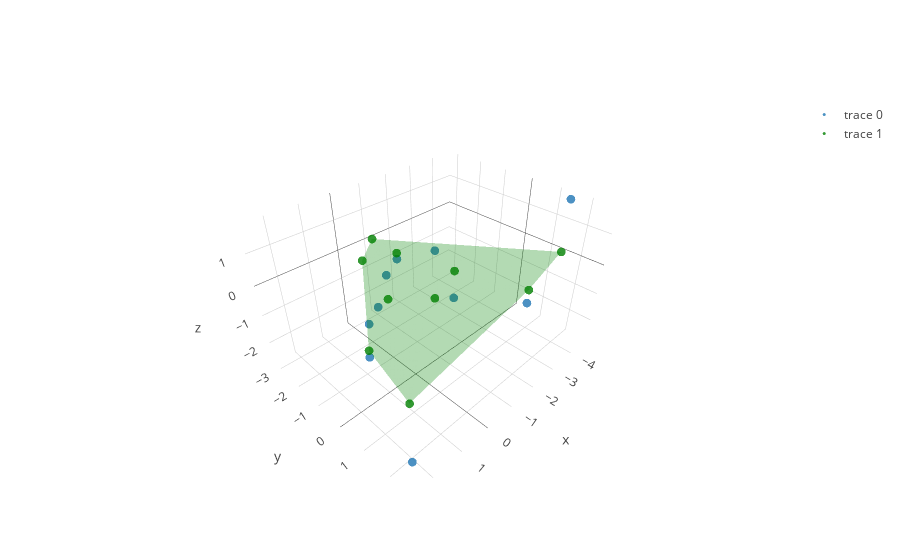

Notebook code cell kept with this figure:
### Code cell
trace_init_points = go.Scatter3d(
    x=points[:,0],
    y=points[:,1],
    z=points[:,2],
    mode='markers',
    marker=dict(
        size=3,
        opacity=0.8
    )
)

trace_projections = go.Scatter3d(
     x=projections[:,0],
     y=projections[:,1],
     z=projections[:,2],
     mode='markers',
     marker=dict(
         size=3,
         opacity=0.8,
         color='green'
     )
)

trace_plane = go.Mesh3d(
    x = projections[:,0],
    y = projections[:,1],
    z = projections[:,2],
    color = 'green',
    opacity= 0.3,
)

data = [trace_init_points, trace_projections, trace_plane]
fig = go.Figure(data=data)
iplot(fig)

### Figure 1 — Plotly figure (JSON) as saved in the notebook; plotly's stock layout.template omitted (floating-point values rounded to 4 significant figures)
{"data": [{"marker": {"opacity": 0.8, "size": 3}, "mode": "markers", "type": "scatter3d", "uid": "66da307d-10be-4ff7-9e95-59896bc7ebd2", "x": [-4.653, 2.084, -1.159, -0.3352, -1.635, 0.5395, -2.344, -1.137, 2.466, -0.1506], "y": [1.461, 0.8054, -3.154, 0.4491, -0.07419, -0.3722, 1.937, -1.962, 2.555, -2.34], "z": [1.691, -0.2002, -2.679, 1.413, -0.9299, 0.7344, -0.4283, -0.2079, -1.897, -2.372]}, {"marker": {"color": "green", "opacity": 0.8, "size": 3}, "mode": "markers", "type": "scatter3d", "uid": "b9d8f195-50d0-41d1-980b-948fe5ff9400", "x": [-4.653, 2.084, -1.159, -0.3352, -1.635, 0.5395, -2.344, -1.137, 2.466, -0.1506], "y": [1.461, 0.8054, -3.154, 0.4491, -0.07419, -0.3722, 1.937, -1.962, 2.555, -2.34], "z": [0, 0, 0, 0, 0, 0, 0, 0, 0, 0]}, {"color": "green", "opacity": 0.3, "type": "mesh3d", "uid": "b0a23799-d001-4b22-8d9d-d9320794d520", "x": [-4.653, 2.084, -1.159, -0.3352, -1.635, 0.5395, -2.344, -1.137, 2.466, -0.1506], "y": [1.461, 0.8054, -3.154, 0.4491, -0.07419, -0.3722, 1.937, -1.962, 2.555, -2.34], "z": [0, 0, 0, 0, 0, 0, 0, 0, 0, 0]}], "layout": {"autosize": true, "scene": {"aspectmode": "auto", "aspectratio": {"x": 1.266, "y": 1.016, "z": 0.7774}}}}
